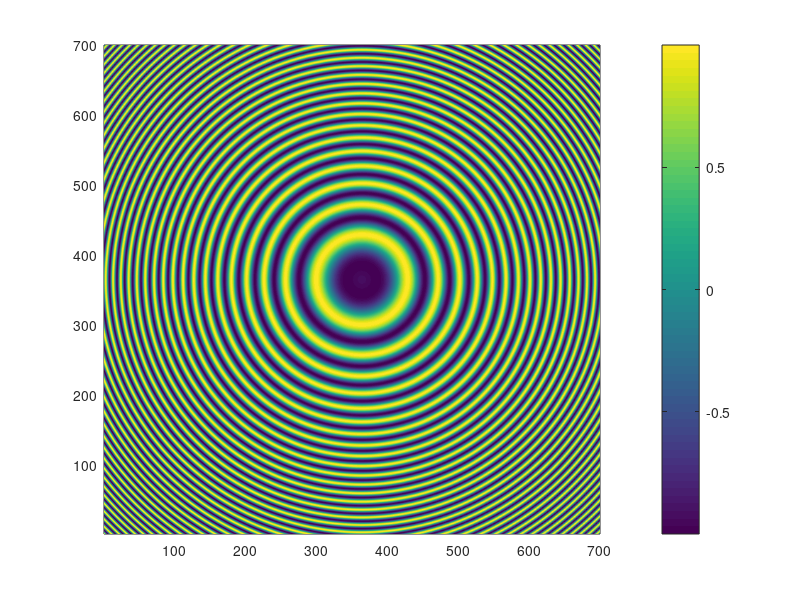
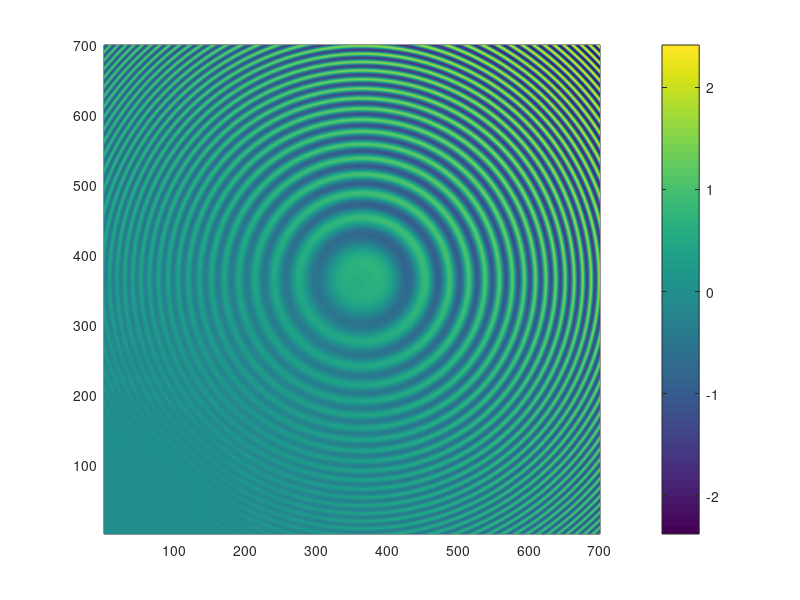

Source code (MATLAB) for these figures, in order:
clc
clear
close all

% 多尺度 CLEAN 函数的卷积核函数
%% 球面波函数
lamda=6328e-10;                      %波长，单位：米
k=2*pi/lamda;                        %波数
x0=0.0001;                             %点光源的x坐标，单位：米
y0=0.0001;                            %点光源的y坐标，单位：米
z=0.3;                                %观察面到点光源的垂直距离，单位：米
L=0.005;                              %观察面的尺寸，单位：米
x=linspace(-L/2,L/2,700);y=x;        %构建x坐标和y坐标
[x,y]=meshgrid(x,y);                 %构建二维坐标网格
U1=exp(j*k*z).*exp(j*k.*((x-x0).^2+(y-y0).^2)/2/z);  %发散球面光波
figure;pcolor(real(U1));shading interp;colorbar;
Fai=real(U1);%取实数部分    
%% 抛物线函数
% r=sqrt(x^2+y^2);
% m=Fai.*(1-(r/a)^2);%抛物线函数

%x,y为矩阵位置坐标
a = 24 ;%a为当前尺度大小
m=zeros(700,700);
for i=1:700
    for j=1:700
        r=sqrt(i^2+j^2);
        m(i,j)=Fai(i,j).*(1-(r/a)^2)/700;%抛物线函数
%         if m(i,j)<0
%             m(i,j)=0;
%         end
    end
end
figure;pcolor(real(m));shading interp;colorbar;
m_max=max(max(real(m)))

%x,y为像素点位置坐标
% a = 2 ;%a为当前尺度大小
% % m=real(exp(j*k*z).*exp(j*k.*((x-x0).^2+(y-y0).^2)/2/z)).*(1-(sqrt(x^2+y^2)./a)^2);
% Fai=real(U1);%取实数部分   
% m=zeros(700,700);
% for i=1:700
%     for j=1:700
%         r=sqrt(x(i,j)^2+y(i,j)^2);
%         m(i,j)=Fai(i,j)*(1-(r/a)^2);%抛物线函数
%     end
% end
% figure;pcolor(real(m));shading interp;colorbar;
% max(max(real(m)))

